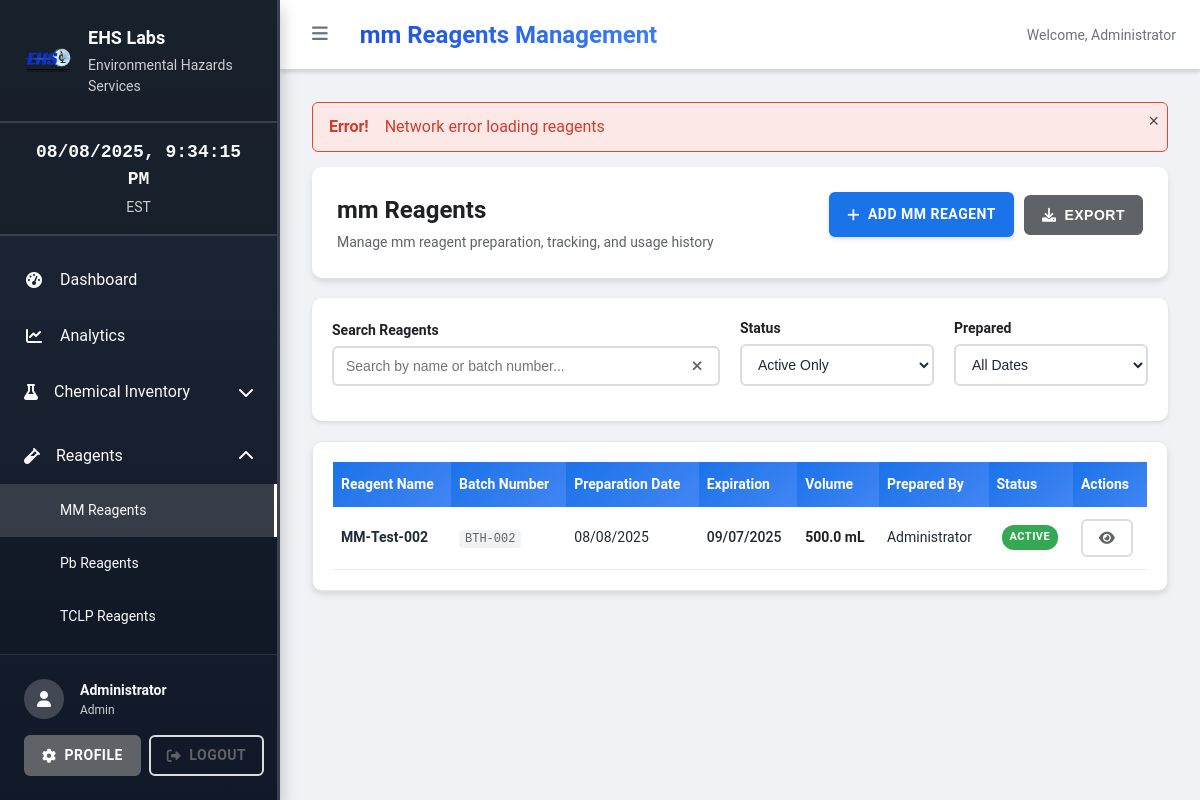
The app's page /reagents/mm (signed in) with its own data.
### backend/models/user.py (models this page shows, shortened)
class User(Base):
    __tablename__ = "users"
    id = Column(Integer, primary_key=True, index=True)
    username = Column(String(50), unique=True, index=True, nullable=False)
    email = Column(String(255), unique=True, index=True, nullable=False)
    full_name = Column(String(255), nullable=False)
    hashed_password = Column(String(255), nullable=False)
    role = Column(Enum(UserRole), nullable=False, default=UserRole.USER)
    is_active = Column(Boolean, default=True)
    is_verified = Column(Boolean, default=False)
    created_at = Column(DateTime, server_default=func.now(), nullable=False)
    updated_at = Column(DateTime, server_default=func.now(), onupdate=func.now(), nullable=False)
    last_login = Column(DateTime, nullable=True)
    department = Column(String(100), nullable=True)
    phone = Column(String(20), nullable=True)
    extension = Column(String(10), nullable=True)
    profile_picture = Column(String(255), nullable=True)

### backend/models/reagents.py (models this page shows, shortened)
class MMReagents(Base):
    __tablename__ = "mm_reagents"
    id = Column(Integer, primary_key=True, index=True)
    reagent_name = Column(String(255), nullable=False, index=True)
    batch_number = Column(String(100), nullable=False, unique=True)
    preparation_date = Column(DateTime, nullable=False)
    expiration_date = Column(DateTime, nullable=True)
    total_volume = Column(Numeric(10, 3), nullable=False)  # in mL
    concentration = Column(String(100), nullable=True)
    preparation_method = Column(Text, nullable=True)
    chemicals_used = Column(Text, nullable=True)
    ph_value = Column(Numeric(4, 2), nullable=True)
    conductivity = Column(Numeric(10, 3), nullable=True)
    is_active = Column(Boolean, default=True)
    notes = Column(Text, nullable=True)
    prepared_by = Column(Integer, ForeignKey("users.id"), nullable=False)
    created_at = Column(DateTime, server_default=func.now(), nullable=False)
    updated_at = Column(DateTime, server_default=func.now(), onupdate=func.now(), nullable=False)
    preparer = relationship("User", foreign_keys=[prepared_by])
    history_entries = relationship("MMReagentsHistory", back_populates="reagent")

### backend/routes/reagents.py (the view)
@router.get("/mm", response_class=HTMLResponse)
async def mm_reagents_list(
    request: Request,
    db: Session = Depends(get_db),
    current_user: User = Depends(require_permissions(["read"]))
):
    reagents = db.query(MMReagents).filter(
        MMReagents.is_active == True
    ).order_by(MMReagents.preparation_date.desc()).all()
    context = {
        "request": request,
        "title": "MM Reagents - EHS Electronic Journal",
        "reagents": reagents,
        "current_user": current_user,
        "reagent_type": "mm",
        "today": datetime.now().date()
    }
    return templates.TemplateResponse("reagents/list.html", context)

### frontend/templates/reagents/list.html (shortened to what this page needs)
{% extends "base.html" %}
{% block page_title %}{{ reagent_type }} Reagents Management{% endblock %}
{% block extra_css %}
<link rel="stylesheet" href="{{ url_for('static', path='/css/tables.css') }}">
<link rel="stylesheet" href="{{ url_for('static', path='/css/forms.css') }}">
{% endblock %}
{% block content %}
<div class="page-header">
    <div class="page-header-content">
        <div class="page-info">
            <h2>{{ reagent_type }} Reagents</h2>
            <p>Manage {{ reagent_type }} reagent preparation, tracking, and usage history</p>
        </div>
        <div class="page-actions">
            <a href="/reagents/{{ reagent_type.lower() }}/add" class="btn btn-primary">
                <i class="fas fa-plus"></i> Add {{ reagent_type }} Reagent
            </a>
            <button id="export-btn" class="btn btn-secondary">
                <i class="fas fa-download"></i> Export
            </button>
        </div>
    </div>
</div>
<div class="filters-section">
    <div class="row">
        <div class="col-md-6">
            <div class="form-group">
                <label for="search-input">Search Reagents</label>
                <div class="input-group">
                    <input type="text" id="search-input" class="form-control" placeholder="Search by name or batch number...">
                    <button class="btn btn-outline" id="clear-search">
                        <i class="fas fa-times"></i>
                    </button>
                </div>
            </div>
        </div>
        <div class="col-md-3">
            <div class="form-group">
                <label for="status-filter">Status</label>
                <select id="status-filter" class="form-control">
                    <option value="active">Active Only</option>
                </select>
            </div>
        </div>
        <div class="col-md-3">
            <div class="form-group">
                <label for="date-filter">Prepared</label>
                <select id="date-filter" class="form-control">
                    <option value="">All Dates</option>
                </select>
            </div>
        </div>
    </div>
</div>
<div class="table-container">
    <table id="reagents-table" class="data-table">
        <thead>
            <tr>
                <th>Reagent Name</th>
                <th>Batch Number</th>
                <th>Preparation Date</th>
                <th>Expiration</th>
                <th>Volume</th>
                <th>Prepared By</th>
                <th>Status</th>
                <th>Actions</th>
            </tr>
        </thead>
        <tbody id="reagents-tbody">
            {% for reagent in reagents %}
            <tr data-reagent-id="{{ reagent.id }}" class="{% if not reagent.is_active %}inactive{% endif %}">
                <td>
                    <div class="reagent-info">
                        <strong>{{ reagent.reagent_name }}</strong>
                    </div>
                </td>
                <td>
                    <code>{{ reagent.batch_number }}</code>
                </td>
                <td>
                    {{ reagent.preparation_date.strftime('%m/%d/%Y') if reagent.preparation_date else 'N/A' }}
                </td>
                <td>
                    {% if reagent.expiration_date %}
                        {% set expiry = reagent.expiration_date %}
                        <span class="expiry-date" data-expiry="{{ expiry.isoformat() }}">
                            {{ expiry.strftime('%m/%d/%Y') }}
                        </span>
                        {% set days_to_expiry = (expiry.date() - today).days %}
                    {% else %}
                        N/A
                    {% endif %}
                </td>
                <td>
                    <div class="volume-info">
                        <span class="volume-value" data-volume="{{ reagent.total_volume }}">
                            {{ "%.1f"|format(reagent.total_volume) }} mL
                        </span>
                    </div>
                </td>
                <td>
                    {% if reagent.preparer %}
                    {{ reagent.preparer.full_name }}
                    {% else %}
                    N/A
                    {% endif %}
                </td>
                <td>
                    {% if reagent.is_active %}
                    <span class="badge badge-success">Active</span>
                    {% else %}
                    <span class="badge badge-secondary">Inactive</span>
                    {% endif %}
                </td>
                <td>
                    <div class="action-buttons">
                        <a href="/reagents/{{ reagent_type.lower() }}/{{ reagent.id }}" class="btn btn-sm btn-outline" title="View Details">
                            <i class="fas fa-eye"></i>
                        </a>
                    </div>
                </td>
            </tr>
            {% endfor %}
        </tbody>
    </table>
</div>
{% endblock %}

### frontend/templates/base.html (shortened to what this page needs)
<!DOCTYPE html>
<html lang="en">
<head>
    <link rel="stylesheet" href="/static/css/main.css">
    <link rel="stylesheet" href="/static/css/components.css">
    {% block extra_css %}{% endblock %}
    <link rel="stylesheet" href="https://cdnjs.cloudflare.com/ajax/libs/font-awesome/6.0.0/css/all.min.css">
</head>
<body>
    <div id="sidebar" class="sidebar">
        <div class="sidebar-header">
            <div class="logo-container">
                <img src="/static/images/ehs-logo.png" alt="EHS Labs" class="logo" onerror="this.style.display='none'">
                <div class="company-info">
                    <h3>EHS Labs</h3>
                    <p>Environmental Hazards Services</p>
                </div>
            </div>
        </div>
        <div class="clock-container">
            <div class="current-time" id="current-time">
            </div>
            <div class="timezone">EST</div>
        </div>
        <nav class="sidebar-nav">
            <ul>
                <li>
                    <a href="/dashboard" class="nav-link {% if request.url.path == '/dashboard' %}active{% endif %}">
                        <i class="fas fa-tachometer-alt"></i>
                        <span>Dashboard</span>
                    </a>
                </li>
                <li>
                    <a href="/analytics" class="nav-link {% if request.url.path == '/analytics' %}active{% endif %}">
                        <i class="fas fa-chart-line"></i>
                        <span>Analytics</span>
                    </a>
                </li>
                <li class="nav-section">
                    <div class="nav-section-header">
                        <i class="fas fa-flask"></i>
                        <span>Chemical Inventory</span>
                        <i class="fas fa-chevron-down toggle-icon"></i>
                    </div>
                </li>
                <li class="nav-section">
                    <div class="nav-section-header">
                        <i class="fas fa-vial"></i>
                        <span>Reagents</span>
                        <i class="fas fa-chevron-down toggle-icon"></i>
                    </div>
                    <ul class="nav-subsection">
                        <li><a href="/reagents/mm" class="nav-link">MM Reagents</a></li>
                        <li><a href="/reagents/pb" class="nav-link">Pb Reagents</a></li>
                        <li><a href="/reagents/tclp" class="nav-link">TCLP Reagents</a></li>
                        <li><a href="/reagents/mercury" class="nav-link">Mercury Reagents</a></li>
                    </ul>
                </li>
            </ul>
        </nav>
        <div class="sidebar-footer">
            {% if current_user %}
            <div class="user-info">
                <div class="user-avatar">
                    <i class="fas fa-user"></i>
                </div>
                <div class="user-details">
                    <div class="user-name">{{ current_user.full_name }}</div>
                    <div class="user-role">{{ current_user.role.value.title() if current_user.role.value else current_user.role.title() }}</div>
                </div>
            </div>
            <div class="user-actions">
                <a href="/profile" class="btn btn-secondary btn-sm">
                    <i class="fas fa-cog"></i> Profile
                </a>
                <a href="/logout" class="btn btn-outline btn-sm">
                    <i class="fas fa-sign-out-alt"></i> Logout
                </a>
            </div>
            {% else %}
            <div class="auth-actions">
                <a href="/login" class="btn btn-primary">
                    <i class="fas fa-sign-in-alt"></i> Login
                </a>
            </div>
            {% endif %}
        </div>
    </div>
    <div id="main-content" class="main-content">
        <div class="top-bar">
            <div class="top-bar-left">
                <button id="sidebar-toggle" class="sidebar-toggle">
                    <i class="fas fa-bars"></i>
                </button>
                <h1 class="page-title">{% block page_title %}EHS Electronic Journal{% endblock %}</h1>
            </div>
            <div class="top-bar-right">
                {% if current_user %}
                <span class="welcome-text">Welcome, {{ current_user.full_name.split(' ')[0] }}</span>
                {% endif %}
            </div>
        </div>
        <div class="page-content">
            {% block content %}{% endblock %}
        </div>
    </div>
</body>
</html>

### frontend/static/css/components.css (style rules this page uses)
.btn { display: inline-flex; align-items: center; gap: var(--spacing-sm); padding: 10px 16px; border: 2px solid transparent; border-radius: 2px; font-size: 13px; font-weight: 700; text-decoration: none; cursor: pointer; transition: all 0.15s; white-space: nowrap; user-select: none; text-transform: uppercase; letter-spacing: 0.5px; }
.btn-primary { background: #1d4ed8; color: white; border-color: #1d4ed8; box-shadow: 0 2px 4px rgba(29, 78, 216, 0.2); }
.btn-secondary { background-color: #f8f9fa; color: #374151; border-color: #6b7280; }
.btn-outline { background: transparent; color: var(--sidebar-text); border-color: rgba(255, 255, 255, 0.4); }
.btn-sm { padding: var(--spacing-xs) var(--spacing-sm); font-size: var(--font-size-xs); }
.form-group { margin-bottom: var(--spacing-lg); }
.form-control { width: 100%; padding: 10px 14px; border: 2px solid #9ca3af; border-radius: 2px; font-size: var(--font-size-base); background-color: #ffffff; color: #1f2937; transition: all 0.15s; font-weight: 500; }
.table-container { overflow-x: auto; border-radius: 8px; border: 1px solid var(--border-light); }
.badge { display: inline-flex; align-items: center; padding: var(--spacing-xs) var(--spacing-sm); font-size: var(--font-size-xs); font-weight: 500; border-radius: 12px; white-space: nowrap; }
.badge-success { background-color: var(--success-color); color: var(--text-inverse); }

### frontend/static/css/tables.css (style rules this page uses)
.table-container { background: white; border-radius: 10px; padding: 20px; margin: 20px 0; box-shadow: 0 4px 6px rgba(0, 0, 0, 0.1); overflow-x: auto; }
.data-table { width: 100%; border-collapse: collapse; border-spacing: 0; font-size: 14px; }
.data-table thead th { background: linear-gradient(135deg, #1a73e8, #4285f4); color: white; font-weight: 600; padding: 12px 8px; text-align: left; border: none; position: sticky; top: 0; z-index: 10; }
.data-table tbody tr { border-bottom: 1px solid #e8eaed; transition: background-color 0.2s; }
.data-table td { padding: 12px 8px; vertical-align: middle; border: none; }
.data-table td code { background: #f1f3f4; padding: 2px 6px; border-radius: 4px; font-family: 'Courier New', monospace; font-size: 12px; color: #5f6368; }
.badge { display: inline-block; padding: 4px 8px; font-size: 11px; font-weight: 600; text-transform: uppercase; border-radius: 12px; letter-spacing: 0.5px; margin-left: 5px; }
.badge-success { background-color: #34a853; color: white; }
.action-buttons { display: flex; gap: 5px; align-items: center; }
.btn-sm { padding: 6px 12px; font-size: 12px; line-height: 1.2; border-radius: 6px; }
.btn-outline { background: transparent; border: 1px solid #dadce0; color: #5f6368; }
.quantity-info, .volume-info { display: flex; flex-direction: column; align-items: flex-start; }
.quantity-value, .volume-value { font-weight: 600; color: #202124; }
.expiry-date { font-weight: 500; }
.chemical-info, .reagent-info { display: flex; flex-direction: column; gap: 2px; }

### records on screen
User: full_name "Administrator", role.value "Admin"
MMReagents: reagent_name "MM-Test-002", batch_number "BTH-002", preparation_date "08/08/2025", strftime "09/07/2025", total_volume "500.0", preparer.full_name "Administrator", is_active "ACTIVE"

### other values on screen
{{ reagent_type }} "mm"
{{ reagent_type }} "MM"
